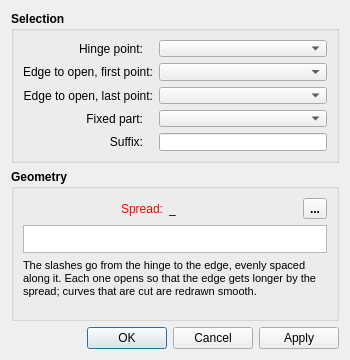
<?xml version="1.0" encoding="UTF-8"?>
<ui version="4.0">
 <class>DialogSlashSpread</class>
 <widget class="QDialog" name="DialogSlashSpread">
  <property name="geometry">
   <rect>
    <x>0</x>
    <y>0</y>
    <width>350</width>
    <height>360</height>
   </rect>
  </property>
  <property name="minimumSize">
   <size>
    <width>270</width>
    <height>360</height>
   </size>
  </property>
  <property name="windowTitle">
   <string>Slash and Spread</string>
  </property>
  <property name="windowIcon">
   <iconset resource="../../../vmisc/share/resources/icon.qrc">
    <normaloff>:/icon/64x64/icon64x64.png</normaloff>:/icon/64x64/icon64x64.png</iconset>
  </property>
  <property name="modal">
   <bool>true</bool>
  </property>
  <layout class="QVBoxLayout" name="verticalLayout_3">
   <item>
    <widget class="QGroupBox" name="groupBox">
     <property name="sizePolicy">
      <sizepolicy hsizetype="Preferred" vsizetype="Minimum">
       <horstretch>0</horstretch>
       <verstretch>0</verstretch>
      </sizepolicy>
     </property>
     <property name="minimumSize">
      <size>
       <width>240</width>
       <height>0</height>
      </size>
     </property>
     <property name="font">
      <font>
       <pointsize>9</pointsize>
       <bold>true</bold>
      </font>
     </property>
     <property name="title">
      <string>Selection</string>
     </property>
     <layout class="QFormLayout" name="formLayout">
      <item row="0" column="0">
       <widget class="QLabel" name="hinge_Label">
        <property name="minimumSize">
         <size>
          <width>120</width>
          <height>0</height>
         </size>
        </property>
        <property name="font">
         <font>
          <pointsize>9</pointsize>
          <bold>false</bold>
         </font>
        </property>
        <property name="text">
         <string>Hinge point:</string>
        </property>
        <property name="alignment">
         <set>Qt::AlignRight|Qt::AlignTrailing|Qt::AlignVCenter</set>
        </property>
       </widget>
      </item>
      <item row="0" column="1">
       <widget class="QComboBox" name="hinge_ComboBox">
        <property name="minimumSize">
         <size>
          <width>80</width>
          <height>0</height>
         </size>
        </property>
        <property name="font">
         <font>
          <pointsize>9</pointsize>
          <bold>false</bold>
         </font>
        </property>
       </widget>
      </item>
      <item row="1" column="0">
       <widget class="QLabel" name="edgeStart_Label">
        <property name="minimumSize">
         <size>
          <width>120</width>
          <height>0</height>
         </size>
        </property>
        <property name="font">
         <font>
          <pointsize>9</pointsize>
          <bold>false</bold>
         </font>
        </property>
        <property name="text">
         <string>Edge to open, first point:</string>
        </property>
        <property name="alignment">
         <set>Qt::AlignRight|Qt::AlignTrailing|Qt::AlignVCenter</set>
        </property>
       </widget>
      </item>
      <item row="1" column="1">
       <widget class="QComboBox" name="edgeStart_ComboBox">
        <property name="minimumSize">
         <size>
          <width>80</width>
          <height>0</height>
         </size>
        </property>
        <property name="font">
         <font>
          <pointsize>9</pointsize>
          <bold>false</bold>
         </font>
        </property>
       </widget>
      </item>
      <item row="2" column="0">
       <widget class="QLabel" name="edgeEnd_Label">
        <property name="minimumSize">
         <size>
          <width>120</width>
          <height>0</height>
         </size>
        </property>
        <property name="font">
         <font>
          <pointsize>9</pointsize>
          <bold>false</bold>
         </font>
        </property>
        <property name="text">
         <string>Edge to open, last point:</string>
        </property>
        <property name="alignment">
         <set>Qt::AlignRight|Qt::AlignTrailing|Qt::AlignVCenter</set>
        </property>
       </widget>
      </item>
      <item row="2" column="1">
       <widget class="QComboBox" name="edgeEnd_ComboBox">
        <property name="minimumSize">
         <size>
          <width>80</width>
          <height>0</height>
         </size>
        </property>
        <property name="font">
         <font>
          <pointsize>9</pointsize>
          <bold>false</bold>
         </font>
        </property>
       </widget>
      </item>
      <item row="3" column="0">
       <widget class="QLabel" name="fixedSide_Label">
        <property name="minimumSize">
         <size>
          <width>120</width>
          <height>0</height>
         </size>
        </property>
        <property name="font">
         <font>
          <pointsize>9</pointsize>
          <bold>false</bold>
         </font>
        </property>
        <property name="text">
         <string>Fixed part:</string>
        </property>
        <property name="alignment">
         <set>Qt::AlignRight|Qt::AlignTrailing|Qt::AlignVCenter</set>
        </property>
       </widget>
      </item>
      <item row="3" column="1">
       <widget class="QComboBox" name="fixedSide_ComboBox">
        <property name="minimumSize">
         <size>
          <width>80</width>
          <height>0</height>
         </size>
        </property>
        <property name="font">
         <font>
          <pointsize>9</pointsize>
          <bold>false</bold>
         </font>
        </property>
       </widget>
      </item>
      <item row="4" column="0">
       <widget class="QLabel" name="suffix_Label">
        <property name="minimumSize">
         <size>
          <width>120</width>
          <height>0</height>
         </size>
        </property>
        <property name="font">
         <font>
          <pointsize>9</pointsize>
          <bold>false</bold>
         </font>
        </property>
        <property name="text">
         <string>Suffix:</string>
        </property>
        <property name="alignment">
         <set>Qt::AlignRight|Qt::AlignTrailing|Qt::AlignVCenter</set>
        </property>
       </widget>
      </item>
      <item row="4" column="1">
       <widget class="QLineEdit" name="suffix_LineEdit">
        <property name="minimumSize">
         <size>
          <width>80</width>
          <height>0</height>
         </size>
        </property>
        <property name="font">
         <font>
          <pointsize>9</pointsize>
          <bold>false</bold>
         </font>
        </property>
       </widget>
      </item>
     </layout>
    </widget>
   </item>
   <item>
    <widget class="QGroupBox" name="groupBox_2">
     <property name="sizePolicy">
      <sizepolicy hsizetype="Preferred" vsizetype="Preferred">
       <horstretch>0</horstretch>
       <verstretch>0</verstretch>
      </sizepolicy>
     </property>
     <property name="minimumSize">
      <size>
       <width>240</width>
       <height>0</height>
      </size>
     </property>
     <property name="font">
      <font>
       <pointsize>9</pointsize>
       <bold>true</bold>
      </font>
     </property>
     <property name="title">
      <string>Geometry</string>
     </property>
     <layout class="QVBoxLayout" name="verticalLayout_2">
      <item>
       <layout class="QHBoxLayout" name="horizontalLayout" stretch="1,1,1,0">
        <item alignment="Qt::AlignLeft">
         <widget class="QLabel" name="editSpread_Label">
          <property name="sizePolicy">
           <sizepolicy hsizetype="Preferred" vsizetype="Preferred">
            <horstretch>0</horstretch>
            <verstretch>0</verstretch>
           </sizepolicy>
          </property>
          <property name="minimumSize">
           <size>
            <width>140</width>
            <height>0</height>
           </size>
          </property>
          <property name="maximumSize">
           <size>
            <width>16777215</width>
            <height>16777215</height>
           </size>
          </property>
          <property name="palette">
           <palette>
            <active>
             <colorrole role="WindowText">
              <brush brushstyle="SolidPattern">
               <color alpha="255">
                <red>255</red>
                <green>0</green>
                <blue>0</blue>
               </color>
              </brush>
             </colorrole>
            </active>
            <inactive>
             <colorrole role="WindowText">
              <brush brushstyle="SolidPattern">
               <color alpha="255">
                <red>255</red>
                <green>0</green>
                <blue>0</blue>
               </color>
              </brush>
             </colorrole>
            </inactive>
            <disabled>
             <colorrole role="WindowText">
              <brush brushstyle="SolidPattern">
               <color alpha="255">
                <red>159</red>
                <green>158</green>
                <blue>158</blue>
               </color>
              </brush>
             </colorrole>
            </disabled>
           </palette>
          </property>
          <property name="font">
           <font>
            <pointsize>9</pointsize>
            <bold>false</bold>
           </font>
          </property>
          <property name="text">
           <string>Spread:</string>
          </property>
          <property name="alignment">
           <set>Qt::AlignRight|Qt::AlignTrailing|Qt::AlignVCenter</set>
          </property>
         </widget>
        </item>
        <item>
         <widget class="QLabel" name="resultSpread_Label">
          <property name="sizePolicy">
           <sizepolicy hsizetype="Fixed" vsizetype="Preferred">
            <horstretch>0</horstretch>
            <verstretch>0</verstretch>
           </sizepolicy>
          </property>
          <property name="minimumSize">
           <size>
            <width>85</width>
            <height>0</height>
           </size>
          </property>
          <property name="font">
           <font>
            <pointsize>9</pointsize>
            <bold>false</bold>
           </font>
          </property>
          <property name="toolTip">
           <string>Value</string>
          </property>
          <property name="text">
           <string notr="true">_</string>
          </property>
         </widget>
        </item>
        <item>
         <spacer name="horizontalSpacer">
          <property name="orientation">
           <enum>Qt::Horizontal</enum>
          </property>
          <property name="sizeHint" stdset="0">
           <size>
            <width>10</width>
            <height>20</height>
           </size>
          </property>
         </spacer>
        </item>
        <item alignment="Qt::AlignRight">
         <widget class="QToolButton" name="formula_ToolButton">
          <property name="toolTip">
           <string>Formula wizard</string>
          </property>
          <property name="text">
           <string notr="true">...</string>
          </property>
          <property name="icon">
           <iconset resource="../../../vmisc/share/resources/icon.qrc">
            <normaloff>:/icon/24x24/fx.png</normaloff>:/icon/24x24/fx.png</iconset>
          </property>
          <property name="iconSize">
           <size>
            <width>20</width>
            <height>20</height>
           </size>
          </property>
         </widget>
        </item>
       </layout>
      </item>
      <item>
       <widget class="ExpandingTextEdit" name="plainTextEditFormula">
        <property name="sizePolicy">
         <sizepolicy hsizetype="Preferred" vsizetype="Preferred">
          <horstretch>0</horstretch>
          <verstretch>0</verstretch>
         </sizepolicy>
        </property>
        <property name="minimumSize">
         <size>
          <width>0</width>
          <height>28</height>
         </size>
        </property>
        <property name="maximumSize">
         <size>
          <width>16777215</width>
          <height>28</height>
         </size>
        </property>
        <property name="font">
         <font>
          <pointsize>9</pointsize>
          <bold>false</bold>
         </font>
        </property>
        <property name="tabChangesFocus">
         <bool>true</bool>
        </property>
       </widget>
      </item>
      <item>
       <widget class="QLabel" name="hint_Label">
        <property name="font">
         <font>
          <pointsize>8</pointsize>
          <bold>false</bold>
         </font>
        </property>
        <property name="text">
         <string>The slashes go from the hinge to the edge, evenly spaced along it. Each one opens so that the edge gets longer by the spread; curves that are cut are redrawn smooth.</string>
        </property>
        <property name="wordWrap">
         <bool>true</bool>
        </property>
       </widget>
      </item>
      <item>
       <spacer name="verticalSpacer">
        <property name="orientation">
         <enum>Qt::Vertical</enum>
        </property>
        <property name="sizeHint" stdset="0">
         <size>
          <width>20</width>
          <height>40</height>
         </size>
        </property>
       </spacer>
      </item>
     </layout>
    </widget>
   </item>
   <item>
    <widget class="QDialogButtonBox" name="buttonBox">
     <property name="orientation">
      <enum>Qt::Horizontal</enum>
     </property>
     <property name="standardButtons">
      <set>QDialogButtonBox::Apply|QDialogButtonBox::Cancel|QDialogButtonBox::Ok</set>
     </property>
    </widget>
   </item>
  </layout>
 </widget>
 <customwidgets>
  <customwidget>
   <class>ExpandingTextEdit</class>
   <extends>QPlainTextEdit</extends>
   <header>expandingtextedit.h</header>
  </customwidget>
 </customwidgets>
 <tabstops>
  <tabstop>hinge_ComboBox</tabstop>
  <tabstop>edgeStart_ComboBox</tabstop>
  <tabstop>edgeEnd_ComboBox</tabstop>
  <tabstop>fixedSide_ComboBox</tabstop>
  <tabstop>suffix_LineEdit</tabstop>
  <tabstop>formula_ToolButton</tabstop>
  <tabstop>plainTextEditFormula</tabstop>
 </tabstops>
 <resources>
  <include location="../../../vmisc/share/resources/icon.qrc"/>
 </resources>
 <connections>
  <connection>
   <sender>buttonBox</sender>
   <signal>accepted()</signal>
   <receiver>DialogAlign</receiver>
   <slot>accept()</slot>
   <hints>
    <hint type="sourcelabel">
     <x>248</x>
     <y>254</y>
    </hint>
    <hint type="destinationlabel">
     <x>157</x>
     <y>274</y>
    </hint>
   </hints>
  </connection>
  <connection>
   <sender>buttonBox</sender>
   <signal>rejected()</signal>
   <receiver>DialogAlign</receiver>
   <slot>reject()</slot>
   <hints>
    <hint type="sourcelabel">
     <x>316</x>
     <y>260</y>
    </hint>
    <hint type="destinationlabel">
     <x>286</x>
     <y>274</y>
    </hint>
   </hints>
  </connection>
 </connections>
</ui>
